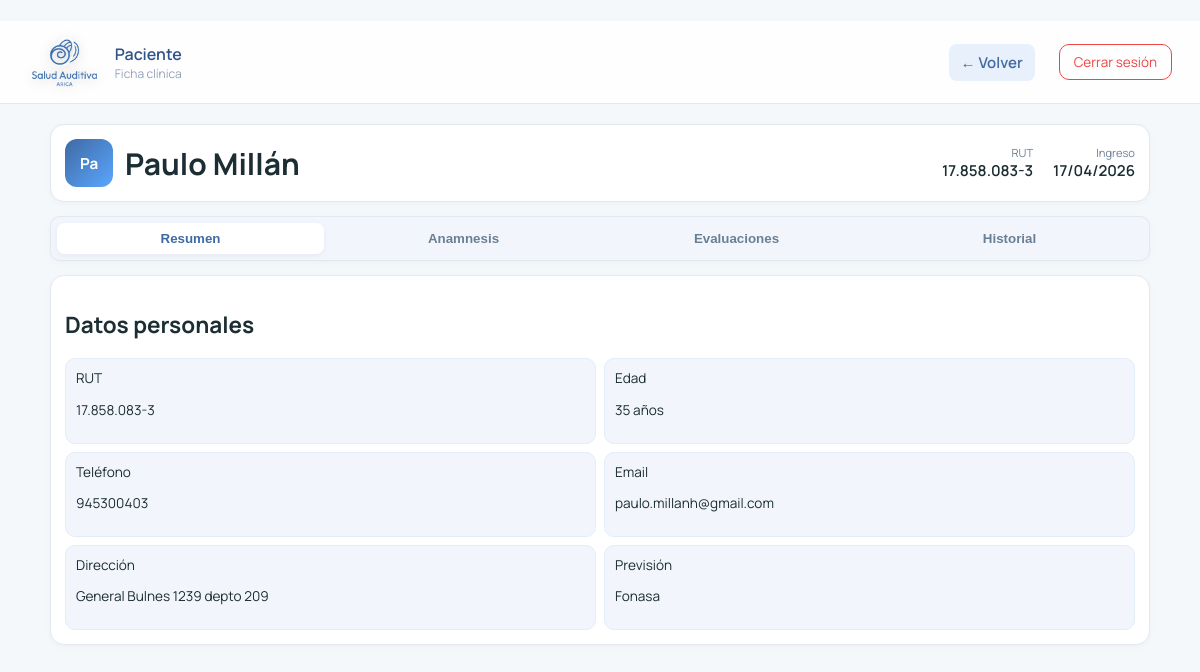
The app's page /paciente/4/ (signed in) with its own data.
### Login/models.py (models this page shows, shortened)
class Paciente(models.Model):
    PREVISION_CHOICES = [
        ('fonasa', 'Fonasa'),
        ('isapre', 'Isapre'),
        ('capredena', 'Capredena'),
        ('dipreca', 'Dipreca')
    ]
    nombre = models.CharField(max_length=150)
    rut = models.CharField(max_length=12, unique=True)
    telefono = models.CharField(max_length=15, blank=True, null=True)
    fecha_nacimiento = models.DateField()
    direccion = models.CharField(max_length=255, blank=True, null=True)
    email = models.EmailField(blank=True, null=True)
    prevision = models.CharField(
        max_length=20,
        choices=PREVISION_CHOICES,
        default='fonasa'
    )
    creado = models.DateTimeField(auto_now_add=True)
    @property
    def edad(self):
        if not self.fecha_nacimiento:
            return None
        hoy = date.today()
        return hoy.year - self.fecha_nacimiento.year - (
            (hoy.month, hoy.day) < (self.fecha_nacimiento.month, self.fecha_nacimiento.day)
        )

### Login/views.py (the view)
# urls.py: path('paciente/<int:id>/', views.ver_paciente, name='ver_paciente'),
@login_required
def ver_paciente(request, id):
    paciente = get_object_or_404(Paciente, id=id)
    anamnesis = paciente.anamnesis.all().order_by('-fecha')
    evaluaciones = paciente.evaluaciones.all().order_by('-fecha')
    return render(request, 'Login/ver_paciente.html', {
        'paciente': paciente,
        'anamnesis': anamnesis,
        'evaluaciones': evaluaciones
    })

### Login/templates/login/ver_paciente.html (shortened to what this page needs)
﻿{% load static %}
<!DOCTYPE html>
<html lang="es">
<head>
    <link rel="stylesheet" href="https://cdn.jsdelivr.net/npm/alertifyjs@1.13.1/build/css/alertify.min.css"/>
    <link rel="stylesheet" href="https://cdn.jsdelivr.net/npm/alertifyjs@1.13.1/build/css/themes/default.min.css"/>
    <link rel="stylesheet" href="{% static 'Login/css/ver_paciente.css' %}" />
</head>
<body>
<div class="header">
    <div class="header-left">
        <img src="{% static 'Login/img/logo-png.png' %}" alt="Logo" class="logo-header">
        <div class="header-text">
            <span class="title">Paciente</span>
            <span class="subtitle">Ficha clínica</span>
        </div>
    </div>
    <div class="header-right">
        <a href="{% url 'dashboard' %}" class="btn-back">← Volver</a>
        <a href="{% url 'logout' %}" class="btn-logout">Cerrar sesión</a>
    </div>
</div>
<main class="dashboard">
    <header class="topbar card">
        <div class="patient-main">
            <div class="avatar">
                {{ paciente.nombre|slice:":1" }}{{ paciente.nombre|slice:"1:2" }}
            </div>
            <div class="patient-info">
                <h1>{{ paciente.nombre }}</h1>
            </div>
        </div>
        <div class="patient-meta-right">
            <div>
                <span>RUT</span>
                <p>{{ paciente.rut }}</p>
            </div>
            <div>
                <span>Ingreso</span>
                <p>{{ paciente.creado|date:"d/m/Y" }}</p>
            </div>
        </div>
    </header>
    <section class="tabs card">
        <button class="tab active" onclick="openTab('resumen')">Resumen</button>
        <button class="tab" onclick="openTab('anamnesis')">Anamnesis</button>
        <button class="tab" onclick="openTab('evaluaciones')">Evaluaciones</button>
        <button class="tab" onclick="openTab('historial')">Historial</button>
    </section>
    <section class="tab-content">
        <div id="resumen" class="tab-pane active">
            <div class="card panel">
                <h2>Datos personales</h2>
                    <div class="info-grid">
                        <div><span>RUT</span><p>{{ paciente.rut }}</p></div>
                        <div>
                            <span>Edad</span>
                            <p>
                                {{ paciente.edad|default:"-" }} años
                            </p>
                        </div>
                        <div><span>Teléfono</span><p>{{ paciente.telefono }}</p></div>
                        <div><span>Email</span><p>{{ paciente.email }}</p></div>
                        <div><span>Dirección</span><p>{{ paciente.direccion }}</p></div>
                        <div><span>Previsión</span><p>{{ paciente.get_prevision_display }}</p></div>
                    </div>
            </div>
        </div>
    </section>
</main>
</body>
</html>

### Login/static/Login/css/ver_paciente.css (style rules this page uses)
:root { --bg: #f4f8fb; --card: #ffffff; --text: #1c2e33; --muted: #6b7f94; --line: #e1e8ef; --primary: #3f6aa3; --primary-light: #e8f0fb; --primary-dark: #2f4f7a; --accent: #5aa6ff; --soft: #f2f6fc; --danger: #ef4444; --radius: 14px; }
* { box-sizing: border-box; }
body { margin: 0; font-family: "Manrope", "Inter", sans-serif; background: var(--bg); color: var(--text); font-size: 15px; }
.header { background: rgba(255, 255, 255, 0.85); backdrop-filter: blur(12px); padding: 16px 28px; display: flex; justify-content: space-between; align-items: center; border-bottom: 1px solid #e2e8f0; }
.header-left, .header-right { display: flex; align-items: center; gap: 14px; }
.header-text { display: flex; flex-direction: column; }
.header-text .title { font-size: 16px; font-weight: 600; color: #2f5485; }
.header-text .subtitle { font-size: 12px; color: #94a3b8; }
.logo-header { height: 50px; width: auto; filter: drop-shadow(0 2px 6px rgba(0,0,0,0.2)); transition: transform 0.2s; }
.btn-logout { background: transparent; color: var(--danger); padding: 8px 14px; border: 1px solid var(--danger); border-radius: 10px; text-decoration: none; font-size: 13.5px; transition: 0.25s; }
.dashboard { width: min(1100px, 92%); margin: 20px auto; display: grid; gap: 14px; }
.card { background: var(--card); border: 1px solid var(--line); border-radius: var(--radius); padding: 14px; box-shadow: 0 2px 6px rgba(0,0,0,0.03); }
.topbar { display: flex; justify-content: space-between; align-items: center; }
.patient-main { display: flex; align-items: center; gap: 12px; }
.avatar { width: 48px; height: 48px; border-radius: 12px; background: linear-gradient(135deg, var(--primary), var(--accent)); color: white; display: grid; place-items: center; font-weight: bold; font-size: 0.95rem; }
.btn-back { background: var(--primary-light); color: var(--primary); padding: 8px 12px; border-radius: 8px; text-decoration: none; font-weight: 600; margin-right: 10px; transition: 0.2s; }
.patient-info h1 { margin: 0; }
.patient-meta-right { display: flex; gap: 20px; align-items: center; }
.patient-meta-right div { text-align: right; }
.patient-meta-right span { display: block; font-size: 0.7rem; color: var(--muted); }
.patient-meta-right p { margin: 0; font-weight: 600; color: var(--text); }
.tabs { display: flex; gap: 6px; background: var(--soft); padding: 6px; border-radius: 10px; }
.tab { flex: 1; border: none; background: transparent; padding: 8px; border-radius: 8px; cursor: pointer; font-weight: 600; color: var(--muted); transition: 0.2s; }
.tab.active { background: white; color: var(--primary); box-shadow: 0 2px 6px rgba(0,0,0,0.05); }
.tab-pane { display: none; }
.tab-pane.active { display: block; }
.info-grid { display: grid; grid-template-columns: repeat(2, 1fr); gap: 8px; }
.info-grid div { background: var(--soft); padding: 10px; border-radius: 10px; font-size: 0.85rem; border: 1px solid #e3edf7; }

### records on screen
Paciente: nombre "P", nombre "a", nombre "Paulo Millán", rut "17.858.083-3", creado "17/04/2026", edad "35", telefono "945300403", email "paulo.millanh@gmail.com", direccion "General Bulnes 1239 depto 209", prevision "Fonasa"
